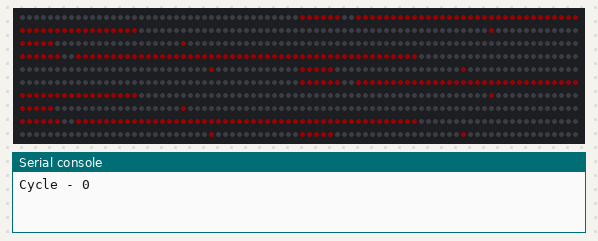
A program run on a simulated CircuitPython board. Shown: 800 RGB LEDs in strip order, left to right, continuing on the next row, the last lines printed to the serial console. Dim RGB values are drawn brighter than linear.

Above: at 0.1 s.
At 1.6 s:
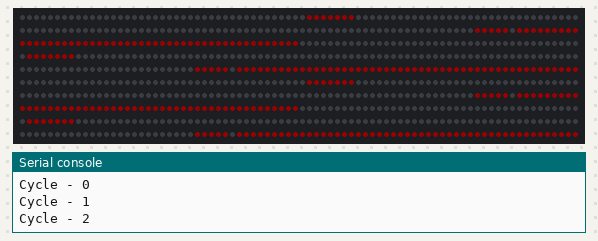
At 2.3 s:
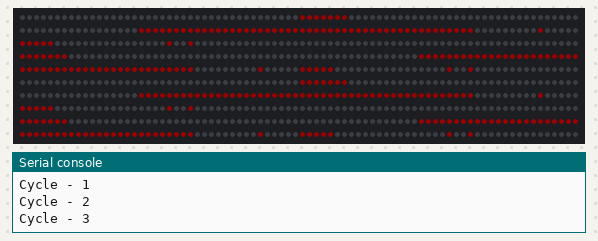

Measured:
- by itself, everything shown: repeats every 3.0 s, in 4 steps
- what the display in image 1 shows lasts 0.7 s, from 1.6 s to 2.3 s
- what the display in image 2 shows lasts 0.8 s, from 2.3 s to 3.1 s

The program:

swinging_bells.py
```python
# Write your code here :-)
__author__ = 'john'

import random
import time
import board
import neopixel

width = 20
height = 20
numPix = 800
pixels = neopixel.NeoPixel(board.D27, numPix, brightness=0.1, auto_write=False, pixel_order=neopixel.RGB)

RED = (255, 0, 0)
YELLOW = (255, 255, 0)
GOLD = (255, 150, 0)
GREEN = (0, 255, 0)
CYAN = (0, 255, 255)
H_CYAN = (0, 130, 130)
BLUE = (0, 0, 102)
DBLUE = (0, 0, 255)
PURPLE = (180, 0, 255)
WHITE = (255, 255, 255)
OFF = (0, 0, 0)
ORANGE = (255, 60, 0)
# ORANGE = (255, 85, 0)
GREEN1 = (0, 125, 0)
ORANGE1 = (255, 50, 0)
BULB_WHITE = (255, 150, 45)

colors = [RED, YELLOW, GREEN, DBLUE, WHITE]
xmasColors = [RED, WHITE, GREEN]
peppermintColors = [RED, GREEN]
winterColors = [DBLUE, BLUE, H_CYAN, CYAN, WHITE]
treeColors = winterColors

count = 0


def draw_bell(bell_pixels, color, counter, offset):
    delay = 0
    # top
    bell_pixels[160 + offset:165 + offset] = [color] * 5
    if counter == 0:
        bell_pixels[48 + offset:97 + offset] = [color] * 49
        bell_pixels[147 + offset] = color
        bell_pixels[183 + offset] = color
        bell_pixels[40 + offset:46 + offset] = [color] * 6
        # bell_pixels.show()
        counter = 1
        delay = 0.65
    elif count == 1:
        bell_pixels[97 + offset:145 + offset] = [color] * 48
        bell_pixels[181 + offset] = color
        bell_pixels[154 + offset] = color
        bell_pixels[184 + offset] = color
        bell_pixels[40 + offset:47 + offset] = [color] * 7
        # bell_pixels.show()
        delay = 0.7
        counter = 2
    elif count == 2:
        bell_pixels[145 + offset:200 + offset] = [color] * 55
        bell_pixels[150 + offset] = OFF
        bell_pixels[41 + offset:48 + offset] = [color] * 7
        # bell_pixels.show()
        delay = 0.65
        counter = 3
    elif count == 3:
        bell_pixels[97 + offset:145 + offset] = [color] * 48
        bell_pixels[181 + offset] = color
        bell_pixels[154 + offset] = color
        bell_pixels[184 + offset] = color
        bell_pixels[40 + offset:47 + offset] = [color] * 7
        delay = 0.7
        # bell_pixels.show()
        counter = 0
    return counter, delay


while True:
    print("Cycle -", count)
    pixels.fill(OFF)
    pixels.show()

    color = GOLD
    color = 0xFF0000
    draw_bell(pixels, color, count, 0)
    draw_bell(pixels, color, count, 200)
    draw_bell(pixels, color, count, 400)
    count, delay = draw_bell(pixels, color, count, 600)
    pixels.show()
    time.sleep(delay)
```
